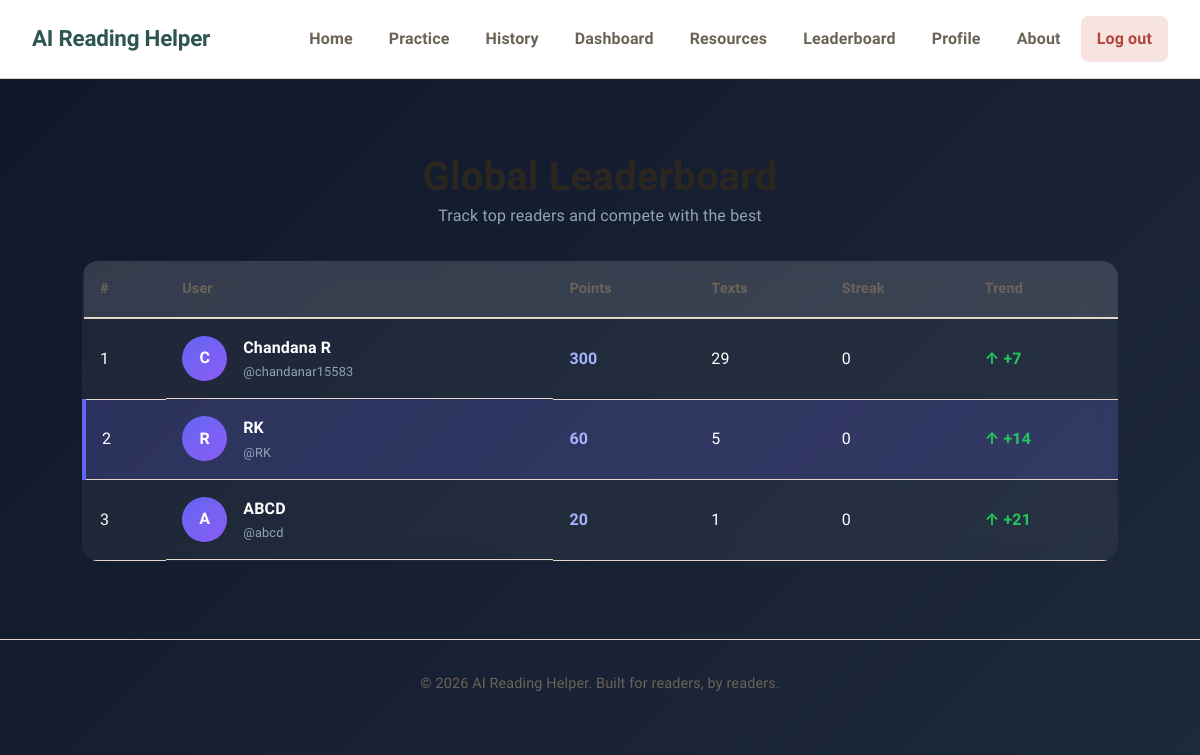
/leaderboard (signed in), run on the app's committed database.
### tables this page shows
CREATE TABLE users (
            id INTEGER PRIMARY KEY AUTOINCREMENT,
            username TEXT UNIQUE NOT NULL,
            email TEXT UNIQUE NOT NULL,
            password TEXT NOT NULL,
            full_name TEXT,
            created_at TIMESTAMP DEFAULT CURRENT_TIMESTAMP,
            last_login TIMESTAMP,
            avatar TEXT DEFAULT 'default.png',
            bio TEXT,
            reading_level TEXT DEFAULT 'basic',
            total_texts_simplified INTEGER DEFAULT 0,
            total_reading_time INTEGER DEFAULT 0,
            streak_days INTEGER DEFAULT 0,
            points INTEGER DEFAULT 0,
            badges TEXT DEFAULT '[]'
        );

### app.py (the view)
@app.route('/leaderboard')
def leaderboard():
    conn = get_db()
    cursor = conn.cursor()
    cursor.execute('''
        SELECT username, full_name, points, total_texts_simplified, streak_days
        FROM users
        ORDER BY points DESC
        LIMIT 50
    ''')
    top_users = cursor.fetchall()
    conn.close()
    return render_template('leaderboard.html', top_users=[dict(u) for u in top_users])

### app.py (called while the page is built)
@app.context_processor
def inject_user():
    user = None
    if 'user_id' in session:
        user = get_user_by_id(session['user_id'])
    return dict(current_user=user)

### database.py (called while the page is built)
def get_db():
    conn = sqlite3.connect(DATABASE)
    conn.row_factory = sqlite3.Row
    return conn

def get_user_by_id(user_id):
    conn = get_db()
    cursor = conn.cursor()
    cursor.execute('SELECT * FROM users WHERE id = ?', (user_id,))
    user = cursor.fetchone()
    conn.close()
    return dict(user) if user else None

### templates/leaderboard.html (shortened to what this page needs)
{% extends "base.html" %}
{% block content %}
<div class="leaderboard-container">
  <div class="leaderboard-header">
    <h1>Global Leaderboard</h1>
    <p>Track top readers and compete with the best</p>
  </div>
  <div class="leaderboard-table">
    <table>
      <thead>
        <tr>
          <th>#</th>
          <th>User</th>
          <th>Points</th>
          <th>Texts</th>
          <th>Streak</th>
          <th>Trend</th>
        </tr>
      </thead>
      <tbody>
        {% for user in top_users %}
        <tr class="{% if current_user and user.username == current_user.username %}highlight-row{% endif %}">
          <td class="rank">
            {% if loop.index == 1 %}1
            {% elif loop.index == 2 %}2
            {% elif loop.index == 3 %}3
            {% else %}{{ loop.index }}{% endif %}
          </td>
          <td class="user-cell">
            <div class="avatar">
              {{ user.full_name[0].upper() }}
            </div>
            <div>
              <div class="name">{{ user.full_name }}</div>
              <div class="username">@{{ user.username }}</div>
            </div>
          </td>
          <td class="points">{{ user.points }}</td>
          <td>{{ user.total_texts_simplified }}</td>
          <td>{{ user.streak_days }}</td>
          <td class="trend">
            {% if loop.index <= 3 %}
              <span class="up">↑ +{{ loop.index * 7 }}</span>
            {% else %}
              <span class="down">↓ {{ loop.index }}</span>
            {% endif %}
          </td>
        </tr>
        {% endfor %}
      </tbody>
    </table>
  </div>
</div>
{% endblock %}

### static/css/style.css (style rules this page uses)
:root { --bg: #FAF6F0; --surface: #FFFFFF; --surface-muted: #F2EBE1; --border: #E4D9C8; --text: #2B2620; --text-muted: #6B6357; --text-faint: #9A917F; --primary: #3F7268; --primary-dark: #2E5650; --primary-light: #E4EFEC; --secondary: #C76F4D; --secondary-light: #F7E6DD; --success: #3F7268; --success-bg: #E4EFEC; --danger: #B3463C; --danger-bg: #F7E3E0; --warning: #B8863A; --warning-bg: #F5EBD8; --info: #3B6E8C; --info-bg: #E3EDF2; --level-basic: #3F7268; --level-basic-bg: #E4EFEC; --level-intermediate: #B8863A; --level-intermediate-bg: #F5EBD8; --level-advanced: #8B4F8C; --level-advanced-bg: #EFE3EF; --radius-sm: 8px; --radius-md: 12px; --radius-lg: 18px; --shadow-sm: 0 1px 3px rgba(43, 38, 32, 0.06); --shadow-md: 0 4px 12px rgba(43, 38, 32, 0.08); --shadow-lg: 0 12px 32px rgba(43, 38, 32, 0.10); --transition: all 0.2s ease; }
* { margin: 0; padding: 0; box-sizing: border-box; }
html { scroll-behavior: smooth; }
body { font-family: 'Atkinson Hyperlegible', -apple-system, 'Segoe UI', sans-serif; background: var(--bg); color: var(--text); line-height: 1.65; letter-spacing: 0.01em; min-height: 100vh; }
h1, h2, h3, h4 { font-weight: 700; line-height: 1.3; color: var(--text); }
h1 { font-size: 2.25rem; }
p { color: var(--text-muted); }
table { width: 100%; border-collapse: collapse; }
th { text-align: left; padding: 0.85rem 1rem; font-weight: 700; color: var(--text-muted); border-bottom: 2px solid var(--border); font-size: 0.9rem; }
td { padding: 0.85rem 1rem; border-bottom: 1px solid var(--border); }

### templates/leaderboard.html (style rules this page uses)
body { background: linear-gradient(135deg, #0f172a, #1e293b); color: white; }
.leaderboard-container { max-width: 1100px; margin: auto; padding: 2rem; }
.leaderboard-header { text-align: center; margin-bottom: 2rem; }
.leaderboard-header h1 { font-size: 2.5rem; font-weight: 700; }
.leaderboard-header p { color: #94a3b8; }
.leaderboard-table { background: rgba(255,255,255,0.05); backdrop-filter: blur(10px); border-radius: 16px; overflow: hidden; }
table { width: 100%; border-collapse: collapse; }
thead { background: rgba(255,255,255,0.1); }
th, td { padding: 1rem; text-align: left; }
tbody tr { transition: 0.3s; }
.user-cell { display: flex; align-items: center; gap: 1rem; }
.avatar { width: 45px; height: 45px; border-radius: 50%; background: linear-gradient(135deg, #6366f1, #8b5cf6); display: flex; align-items: center; justify-content: center; font-weight: bold; }
.name { font-weight: 600; }
.username { font-size: 0.8rem; color: #94a3b8; }
.points { font-weight: bold; color: #a5b4fc; }
.trend .up { color: #22c55e; font-weight: bold; }
.highlight-row { background: rgba(99,102,241,0.2); border-left: 4px solid #6366f1; }

### data on the page
users: shows "1", full_name "C", full_name "Chandana R", username "chandanar15583", points "300", total_texts_simplified "29", streak_days "0"
users: shows "2", full_name "R", full_name "RK", username "RK", points "60", total_texts_simplified "5", streak_days "0"
users: shows "3", full_name "A", full_name "ABCD", username "abcd", points "20", total_texts_simplified "1", streak_days "0"
